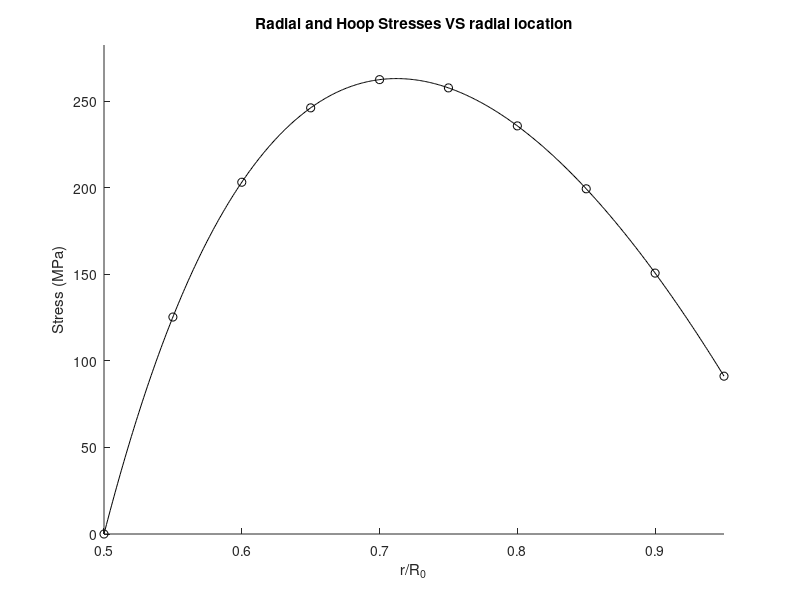

Recreate this plot in MATLAB.
clc
cla
clear
% Define Variables.........
rev = 431.39; % rev/s
N = 43; % Number of blades
r_blade = 22/1000; % m, blade length
R_0 = 0.2; % m, outer diameter of disc 
R_i = 0.1; % m, inner diamter of disc 
h = 5/1000; % m, blade thickness
width = 22/1000; %m, blade width
rho = 8193; % kg/m3, density of high strength nickel-chromium alloy
nu = 0.3; % Poisson ratio
%................

Omega = rev * 2*pi; %rad/s

m_blade = rho * h * r_blade * width; % kg, mass of individual blade
fprintf('Mass of one blade: %1.2f kg\n',m_blade);

F_rim = m_blade * Omega^2 * r_blade; % N, force exerted by each blade
fprintf('Force exerted by each blade on the disc: %1.0f kN\n', F_rim/1000);


i = 1:10;
r(i) = (0.2-0.1)/10 * (i-1) + 0.1;

% Radial stress in MPa......
sigma_r(i) = ((3+nu)/8 * rho * Omega^2 * (R_i^2 + R_0^2 - ...
    (R_i^2*R_0^2)./r.^2- r.^2) + ( N * F_rim * R_0)/(2*pi*h*(R_0^2-R_i^2)) ...
    *(1-(R_i./r).^2))/10^6;
%.........

% Hoop stress in MPa .......
sigma_theta(i) = ((3+nu)/8 * rho * Omega^2 * (R_i^2 + R_0^2 + ...
    (R_i^2*R_0^2)./r(i).^2 - r(i).^2) + N * F_rim * R_0/(2* pi * h * ...
    (R_0^2 - R_i^2)) * (1 + (R_i./r(1)).^2))/10^6;
%..........

r_ratio(i) = r(i)/R_0;

% Plotting tools........
r_ratio_fine = linspace(min(r_ratio),max(r_ratio),500);
hold on
plot(r_ratio,sigma_r,'ko')%,'MarkerIndices',1:1:length(sigma_r)),
plot(r_ratio_fine,spline(r_ratio,sigma_r,r_ratio_fine),'k')%,'-o','MarkerIndices',1:1:length(sigma_r)),
xlabel('r/R_0'), ylabel('Stress (MPa)')
title('Radial and Hoop Stresses VS radial location')
xlim([min(r_ratio),max(r_ratio)])
ylim([0, max(sigma_r)+20])
hold off

    